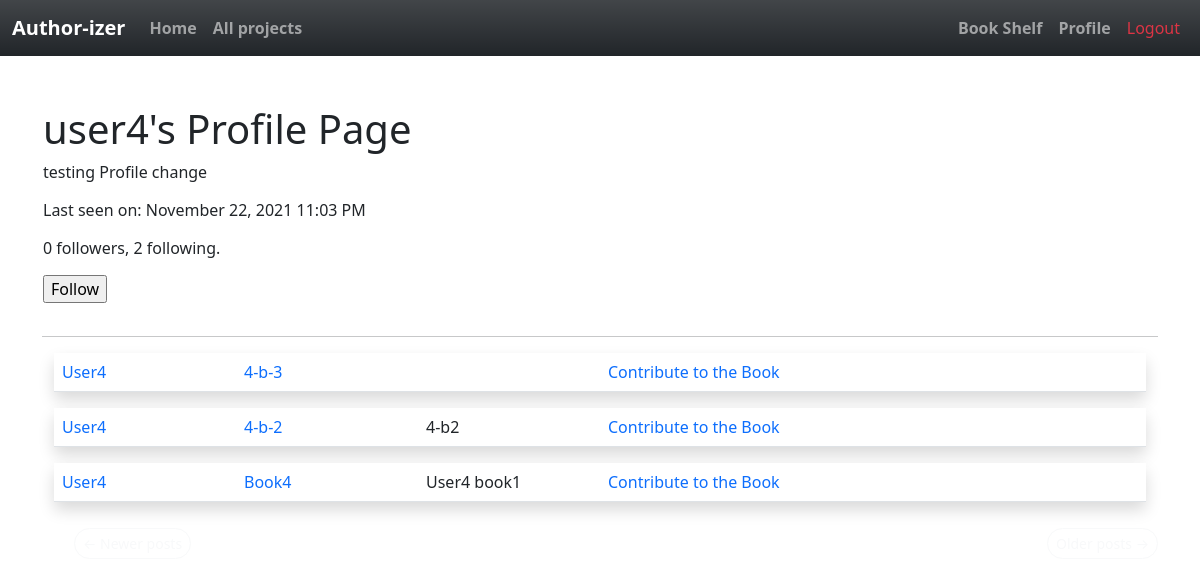
The app's page /user/user4 (signed in), older data.
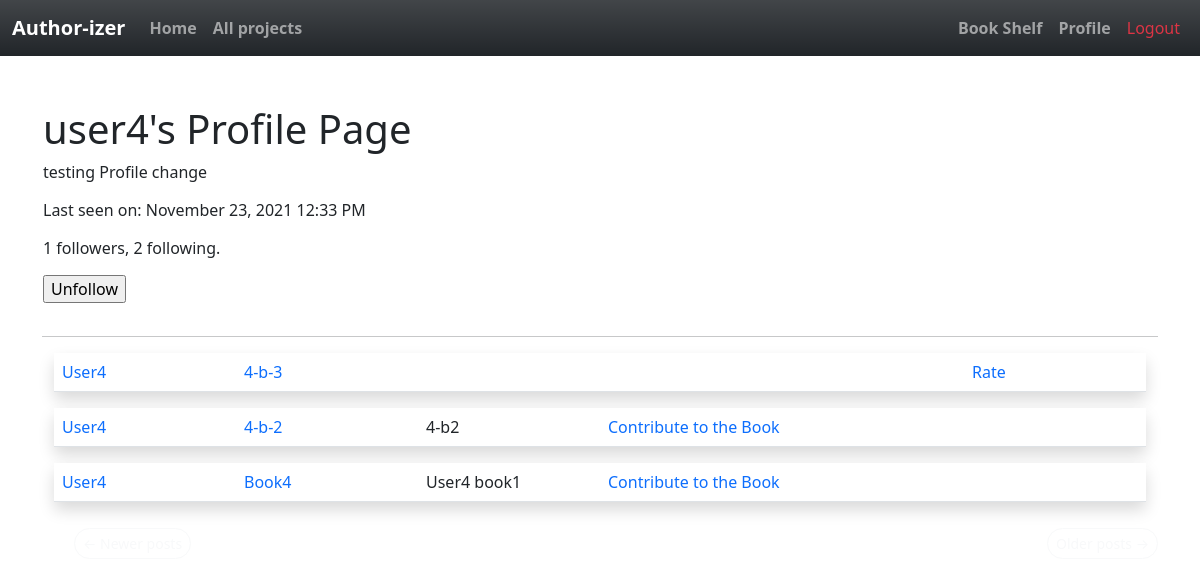
The same page, newer data.
### app/models.py (models this page shows, shortened)
class User(UserMixin, db.Model):
    id = db.Column(db.Integer, primary_key=True )
    username = db.Column(db.String(64), index=True, unique=True)
    email = db.Column(db.String(120), index=True, unique=True)
    password_hash = db.Column(db.String(128))
    posts = db.relationship('Post', backref='author', lazy='dynamic')
    about_me = db.Column(db.String(140))
    last_seen = db.Column(db.DateTime, default=datetime.utcnow)
    followed = db.relationship(
        'User', secondary=followers,
        primaryjoin=(followers.c.follower_id == id),
        secondaryjoin=(followers.c.followed_id == id),
        backref=db.backref('followers', lazy='dynamic'), lazy='dynamic')
    def is_following(self, user):
        return self.followed.filter(
            followers.c.followed_id == user.id).count() > 0

class SearchableMixin(object):
    @classmethod
    def before_commit(cls, session):
        session._changes = {
            'add': list(session.new),
            'update': list(session.dirty),
            'delete': list(session.deleted)
        }
    @classmethod
    def after_commit(cls, session):
        for obj in session._changes['add']:
            if isinstance(obj, SearchableMixin):
                add_to_index(obj.__tablename__, obj)
        for obj in session._changes['update']:
            if isinstance(obj, SearchableMixin):
                add_to_index(obj.__tablename__, obj)
        for obj in session._changes['delete']:
            if isinstance(obj, SearchableMixin):
                remove_from_index(obj.__tablename__, obj)
        session._changes = None

class Post(SearchableMixin, db.Model):
    __searchable__ = ['body']
    id = db.Column(db.Integer, primary_key=True)
    body = db.Column(db.Text)
    title= db.Column(db.String(140))
    subtitle=db.Column(db.String(200))
    timestamp = db.Column(db.DateTime, index=True, default=datetime.utcnow)
    user_id = db.Column(db.Integer, db.ForeignKey('user.id', ondelete="CASCADE"))
    contributes = db.relationship('Contribute', backref='contrib', lazy='dynamic')
    completed= db.Column(db.Boolean, default=False)

### app/routes.py (the view)
@app.route('/user/<username>')
@login_required
def user(username):
    user = User.query.filter_by(username=username).first_or_404()
    page = request.args.get('page', 1, type=int)
    posts = user.posts.order_by(Post.timestamp.desc()).paginate(
        page, app.config['POSTS_PER_PAGE'], False)
    next_url = url_for('user', username=user.username, page=posts.next_num) \
        if posts.has_next else None
    prev_url = url_for('user', username=user.username, page=posts.prev_num) \
        if posts.has_prev else None
    form = EmptyForm()
    return render_template('user.html', user=user, posts=posts.items,
                           next_url=next_url, prev_url=prev_url, form=form)

### app/forms.py
class SearchForm(FlaskForm):
    q = StringField(('Search'), validators=[DataRequired()])
    def __init__(self, *args, **kwargs):
        if 'formdata' not in kwargs:
            kwargs['formdata'] = request.args
        if 'csrf_enabled' not in kwargs:
            kwargs['csrf_enabled'] = False
        super(SearchForm, self).__init__(*args, **kwargs)

class EmptyForm(FlaskForm):
    submit = SubmitField('Submit')

### app/models.py (called while the page is built)
@login.user_loader
def load_user(id):
    return User.query.get(int(id))

### app/routes.py (called while the page is built)
@app.before_request
def before_request():
    if current_user.is_authenticated:
        current_user.last_seen = datetime.utcnow()
        db.session.commit()
        g.search_form = SearchForm()

### app/templates/user.html (shortened to what this page needs)
{% extends "base.html" %}
{% import 'bootstrap/form.html' as wtf %}
{% block app_content %}
<table class="container">
    <tr>
        <td>
            <h1>{{ user.username }}'s Profile Page</h1>
            {% if user.about_me %}<p>{{ user.about_me }}</p>{% endif %}
            {% if user.last_seen %}
                    <p>Last seen on: {{ moment(user.last_seen).format('LLL') }}</p>
                    {% endif %}
            <p>{{ user.followers.count() }} followers, {{ user.followed.count() }} following.</p>
            {% if user == current_user %}
            <p><a href="{{ url_for('edit_profile') }}">Edit your profile</a></p>
            {% elif not current_user.is_following(user) %}
            <p>
                <form action="{{ url_for('follow', username=user.username) }}" method="post">
                    {{ form.submit(value='Follow') }}
                </form>
            </p>
            {% else %}
            <p>
                <form action="{{ url_for('unfollow', username=user.username) }}" method="post">
                    {{ form.submit(value='Unfollow') }}
                </form>
            </p>
            {% endif %}
        </td>
    </tr>
</table>
    <hr>
    {% for post in posts %}
    {% include '_post.html' %}
{% endfor %}
<nav aria-label="...">
    <ul class="pager">
        <li class="btn-sm rounded-pill btn-outline-secondary{% if not prev_url %} btn btn-outline-light{% endif %}">
            <a type="button" class="btn-outline-light text-decoration-none" href="{{ prev_url or '#' }}">
                <span aria-hidden="true">&larr;</span> Newer posts
            </a>
        </li>
        <li class="btn-sm rounded-pill btn-outline-secondary{% if not next_url %} btn btn-outline-light{% endif %} float-end">
            <a type="button" class="btn-outline-light text-decoration-none" href="{{ next_url or '#' }}">
                Older posts <span aria-hidden="true">&rarr;</span>
            </a>
        </li>
    </ul>
</nav>
{% endblock %}

### app/templates/_post.html
<div class="container mt-3">
<table class="table table-hover ">
    <tr class=' shadow p-3 mb-5 bg-body rounded '>
        <td class=" col-sm-2 ">
            <a class= "text-decoration-none" href="{{ url_for('user', username=post.author.username) }}">
                {{ post.author.username.capitalize() }}
            </a>
        </td>
        <td class="col-sm-2">
            <a class= "text-decoration-none" href="{{ url_for('read_post', id=post.id) }}">
            {{ post.title.capitalize() }}
            </a>
        </td>
        <td class="col-sm-2 ">
            {{ post.subtitle.capitalize() }}
        </td>
        <td class="col -sm-2">
            {%if post.author.username != current_user.username and not post.completed%}
                <a class= "text-decoration-none" href="{{ url_for('contribute', id=post.id)}}"> Contribute to the Book </a>
            {%elif not post.completed %}
                <a class= "text-decoration-none" href="{{url_for('edit_post' , id=post.id)}}"> Edit Your Book</a>
            {%endif %}
        </td>
        <td class="col-sm-2 ">
            {%if post.author.username != current_user.username and post.completed %}
            <div class="row">
                <div class="col-auto">
                    <a class= "text-decoration-none" href="{{url_for('rate' , id=post.id)}}"> Rate</a>
                </div>
            </div>
            {%endif %}
        </td>
    </tr>
</table>
</div>

Row changes from the older to the newer data that the page shows:
changed User "user4": last_seen "November 22, 2021 11:03 PM" → "November 23, 2021 12:33 PM"
changed Post (number 1 of 3 on the later page): completed "Contribute to the Book" → "Rate"
Text that changed along with them:
{{ user.followers.count() }}: "0" → "1"
form field submit: (not shown) → "Unfollow"
form field submit: "Follow" → (not shown)
